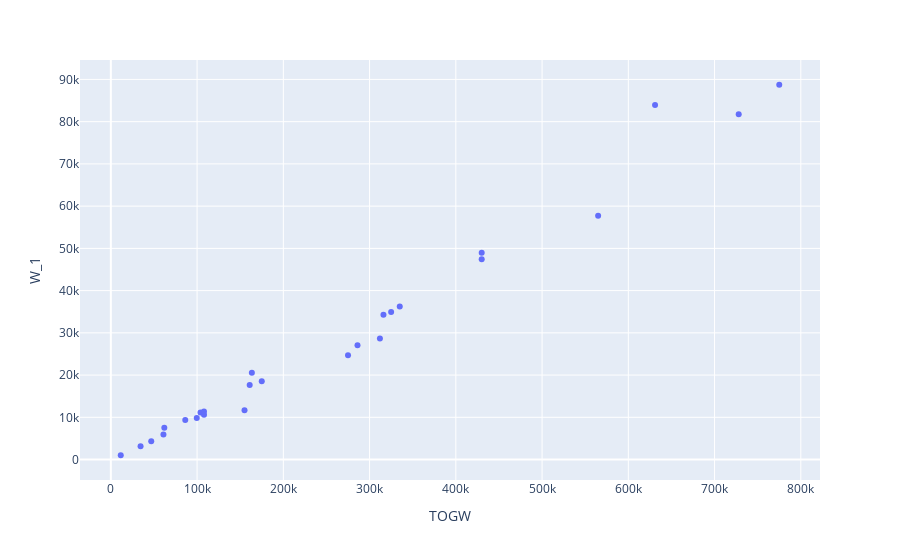

Write notebook code for a chart like this one.
### Markdown cell above
One of the *most important features* of plotly is that plots are interactive, and you can assign variables to be shown on mouse hover:

### Code cell
px.scatter(df_aircraft_tidy, x="TOGW", y="W_1", hover_data=["aircraft"])

### Figure 1 — Plotly figure (JSON) as saved in the notebook; plotly's stock layout.template omitted (floating-point values rounded to 4 significant figures)
{"data": [{"customdata": [["707-320"], ["727-100"], ["727-200"], ["737-200"], ["747"], ["AST"], ["BAC-111"], ["C-130A"], ["C-133B"], ["C-141A"], ["C-5A"], ["C130E"], ["Citation 500 Series"], ["DC-10-10"], ["DC-10-40"], ["DC-8-55"], ["DC-8-62"], ["DC-9-10"], ["DC-9-30"], ["F-28"], ["KC-135A"], ["L-1011"], ["MDAT 30"], ["MDAT 50"], ["MDAT 70"], ["SCAT-15"]], "hovertemplate": "TOGW=%{x}<br>W_1=%{y}<br>aircraft=%{customdata[0]}<extra></extra>", "legendgroup": "", "marker": {"color": "#636efa", "symbol": "circle"}, "mode": "markers", "name": "", "orientation": "v", "showlegend": false, "type": "scatter", "x": [312000, 161000, 175000, 104000, 775000, 163500, 99650, 108000, 286000, 316100, 728000, 155000, 11500, 430000, 565000, 325000, 335000, 86300, 108000, 62000, 275000, 430000, 34480, 46850, 61000, 631000], "xaxis": "x", "y": [28647, 17682, 18529, 11164, 88741, 20560, 9817, 10593, 27064, 34262, 81782, 11647, 1020, 48990, 57748, 34909, 36247, 9366, 11391, 7526, 24719, 47401, 3143, 4360, 5910, 83940], "yaxis": "y"}], "layout": {"autosize": true, "legend": {"tracegroupgap": 0}, "margin": {"t": 60}, "xaxis": {"anchor": "y", "autorange": true, "domain": [0, 1], "range": [-36230.0, 822700.0], "title": {"text": "TOGW"}, "type": "linear"}, "yaxis": {"anchor": "x", "autorange": true, "domain": [0, 1], "range": [-5200.0, 94960.0], "title": {"text": "W_1"}, "type": "linear"}}}
